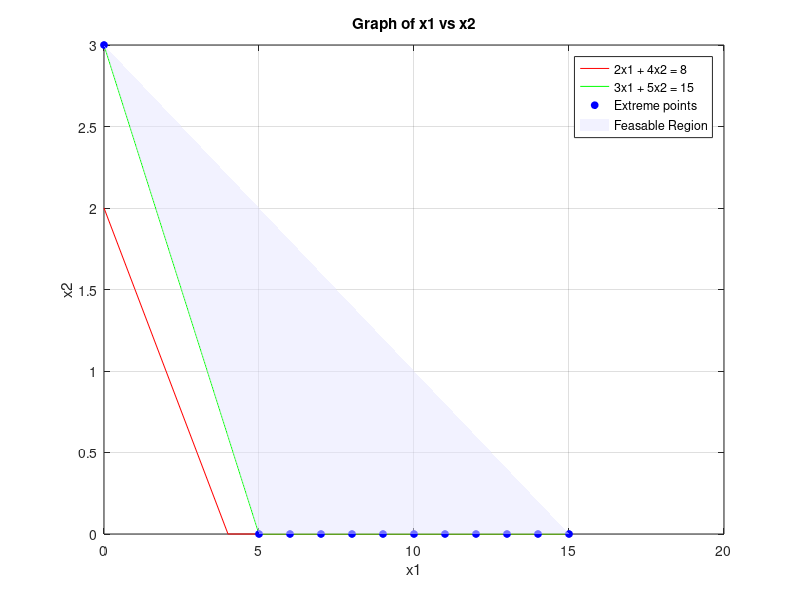

Write MATLAB code to recreate this figure. (Note: this script raises an error after producing the figure.)
%{
    Minimize Z = 3x1 + 2x2
    Subject to  2x1 + 4x2 >= 8
                3x1 + 5x2 >= 15
                x1 >= 0 , x2 >= 0
%}

format short;
clear all;
clc;

C = [3 2];
A = [-2 -4; -3 -5];
b = [-8; -15];

x1 = 0:1:max(abs(b));
x21 = (b(1) - A(1, 1) * x1) ./ A(1, 2);
x22 = (b(2) - A(2, 1) * x1) ./ A(2, 2);
x21 = max(0, x21);
x22 = max(0, x22);

plot(x1, x21, 'r', 'DisplayName', '2x1 + 4x2 = 8')
hold on;
plot(x1, x22, 'g', 'DisplayName', '3x1 + 5x2 = 15');
xlabel('x1');
ylabel('x2');
title('Graph of x1 vs x2');
legend show;
grid on;

cx1 = find(x1==0);
cx21 = find(x21==0);
cx22 = find(x22==0);

line1 = [x1(:, [cx21 cx1]); x21(:, [cx21 cx1])]';
line2 = [x1(:, [cx22 cx1]); x22(:, [cx22 cx1])]';

corpt = unique([line1; line2], 'rows');

SA = [0; 0];
for i = 1:size(A, 1)
    s1 = A(i, :);
    b1 = b(i, :);
    for j = i+1:size(A, 1)
        s2 = A(j, :);
        b2 = b(j, :);

        A1 = [s1; s2];
        B1 = [b1; b2];
        X = A1 \ B1;
        SA = [SA X];
    end
end

ptt = SA';

points = unique([corpt; ptt], 'rows');

for i = 1: size(points, 1)
    px1 = points(i, 1);
    px2 = points(i, 2);
    cons1(i) = A(1, 1)*px1 + A(1, 2)*px2 - b(1);
    cons2(i) = A(2, 1)*px1 + A(2, 2)*px2 - b(2);
end

k1 = find(cons1 > 0);
k2 = find(cons2 > 0);
k3 = find(points(:, 1) < 0);
k4 = find(points(:, 2) < 0);
k = unique([k1 k2 k3 k4]);

points(k, :) = [];

if isempty(points)
    fprintf('There exists no feasable solution.\n');
else
    plot(points(:, 1), points(:, 2), 'bo', 'MarkerSize', 5, 'MarkerFaceColor', 'b', 'DisplayName', 'Extreme points');
    if size(points, 1) >= 3
        K = convhull(points(:, 1), points(:, 2));
        patch(points(K, 1), points(K, 2),[0.9 0.9 1], 'FaceAlpha', 0.5, 'EdgeColor', 'none', 'DisplayName', 'Feasable Region');
    end

    val = points * C';
    resultTable = [points val];

    [opval, opidx] = min(val);
    optab = resultTable(opidx, :);
    opx1 = points(opidx, 1);
    opx2 = points(opidx, 2);
    
    fprintf('Optimal Values are:-\n');
    OPTIMAL_GRAPH = array2table(optab, 'VariableNames', {'x1', 'x2', 'Z'});
    disp(OPTIMAL_GRAPH);
    
    plot(opx1, opx2, 'kp', 'MarkerSize', 12, 'MarkerFaceColor', 'y', 'DisplayName', 'Optimal Value');
    text(opx1, opx2, sprintf('    (%.2f, %.2f)', opx1, opx2));
end
